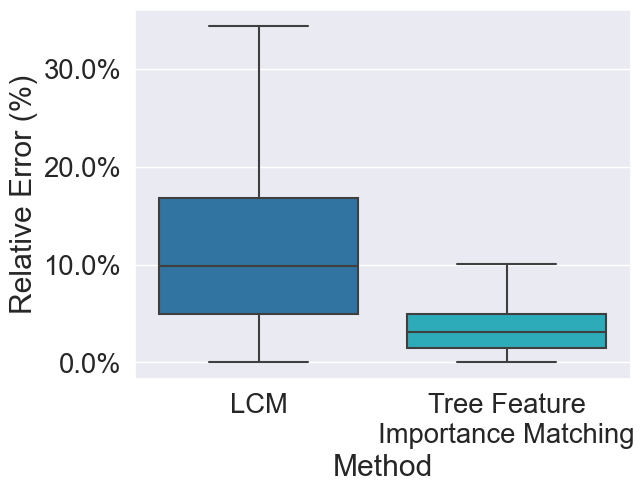

The Python source for this figure:
"""Runs LCM vs Decision Tree on basic polynomial DGP."""

import numpy as np
import pandas as pd

import matplotlib.pyplot as plt
import matplotlib.ticker as ticker
import seaborn as sns

from datagen.dgp_df import dgp_poly_basic_df
from src.variable_imp_matching import VIM_CF


random_state = 0
n_samples = 500
n_imp = 1
n_unimp = 9
k_est = 10
n_splits = 5

_, df, df_true, x_cols = dgp_poly_basic_df(n_samples=n_samples,
                                           n_imp=n_imp, n_unimp=n_unimp,
                                           n_train=0)

df_err = pd.DataFrame(columns=['Method', 'True_CATE', 'Est_CATE', 'Relative Error (%)'])

method_name = 'LCM'
lcm = VIM_CF(outcome='Y', treatment='T', data=df, random_state=random_state,
             n_splits=n_splits, n_repeats=1)
print('LASSO R^2 score:')
lcm.fit()
print(lcm.model_scores)
lcm.create_mgs(k=k_est)
lcm.est_cate(diameter_prune=None)
cate_df = lcm.cate_df
cate_df = cate_df.rename(columns={'avg.CATE_mean': 'Est_CATE'})
cate_df['True_CATE'] = df_true['TE'].to_numpy()
cate_df['Relative Error (%)'] = np.abs((cate_df['Est_CATE']-cate_df['True_CATE'])/np.abs(cate_df['True_CATE']).mean())
cate_df['Method'] = [method_name for i in range(cate_df.shape[0])]
df_err = pd.concat([df_err, cate_df[['Method', 'True_CATE', 'Est_CATE', 'Relative Error (%)']].copy(deep=True)])
print(f'{method_name} method complete')

method_name = 'Tree Feature\nImportance Matching'
tree = VIM_CF(outcome='Y', treatment='T', data=df, n_splits=2,
              n_repeats=n_splits, random_state=random_state)
tree.split_strategy = lcm.split_strategy
tree.fit(model='tree', params={'max_depth': 3})
tree.create_mgs(k=k_est)
tree.est_cate(diameter_prune=None)
cate_df2 = tree.cate_df
cate_df2 = cate_df2.rename(columns={'avg.CATE_mean': 'Est_CATE'})
cate_df2['True_CATE'] = df_true['TE'].to_numpy()
cate_df2['Relative Error (%)'] = np.abs((cate_df2['Est_CATE']-cate_df2['True_CATE'])/np.abs(cate_df2['True_CATE']).mean())
cate_df2['Method'] = [method_name for i in range(cate_df2.shape[0])]
df_err = pd.concat([df_err, cate_df2[['Method', 'True_CATE', 'Est_CATE', 'Relative Error (%)']].copy(deep=True)])
print(f'{method_name} method complete')

palette = {'LCM': sns.color_palette()[0],
           'Tree Feature\nImportance Matching': sns.color_palette()[9]}
order = ['LCM', 'Tree Feature\nImportance Matching']

df_err.to_csv('df_err.csv')
df_err.loc[:, 'Relative Error (%)'] = df_err.loc[:, 'Relative Error (%)'] * 100

plt.figure(figsize=(6, 3.5))
sns.set_context("paper")
sns.set_style("darkgrid")
sns.set(font_scale=2, font="times")
ax = sns.boxplot(x='Method', y='Relative Error (%)',
                 data=df_err, showfliers=False,
                 order=order, palette=palette)
ax.yaxis.set_major_formatter(ticker.PercentFormatter(decimals=0))
ax.get_figure().savefig(f'lcm_vs_tree.png', bbox_inches='tight')
